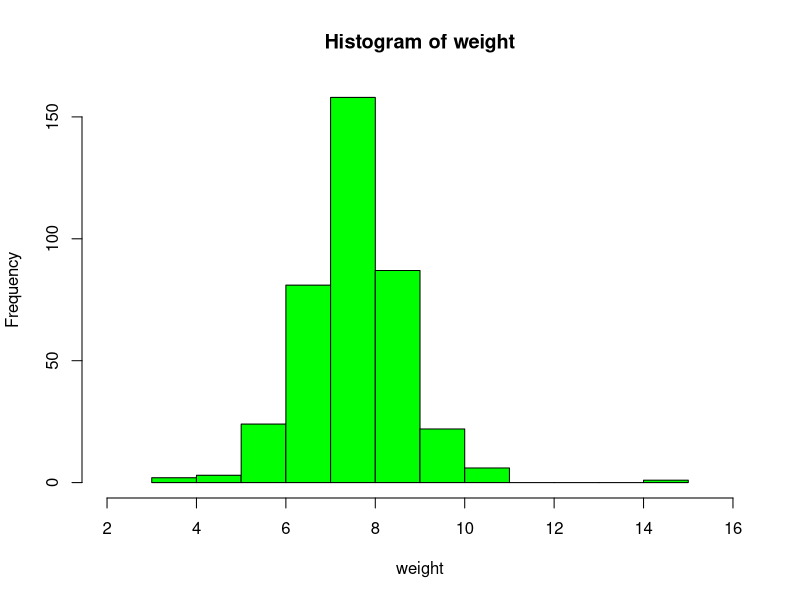
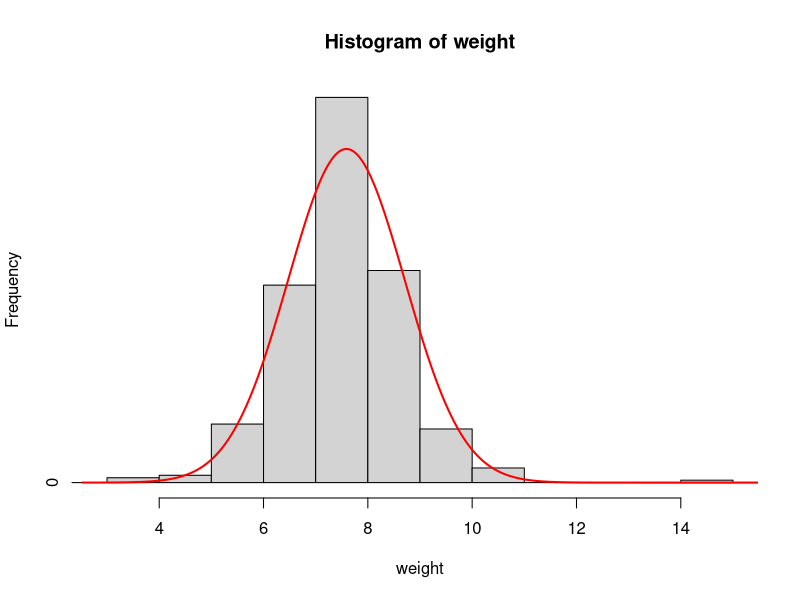

These charts were generated, in order, by the following R code:
#Question 11

birthData <- read.table(file("birthdata.dat"))

length <- birthData[,1]
weight <- birthData[,2]


mean <- mean(weight)
var <- var(weight)
sd <- sqrt(var(weight))

mean
var
sd

hist(weight, xlim = c(2, 16), breaks = 10, col="green")

prob <- weight / sum(weight)

x <- seq(2, 16, length = 384)

f <- dnorm(x, mean, sd)

h <- hist(weight, breaks = 10, plot=FALSE)
h$counts=h$counts/sum(h$counts)
plot(h)

lines(x, f, type = "l", col = "red", lwd = 2)
